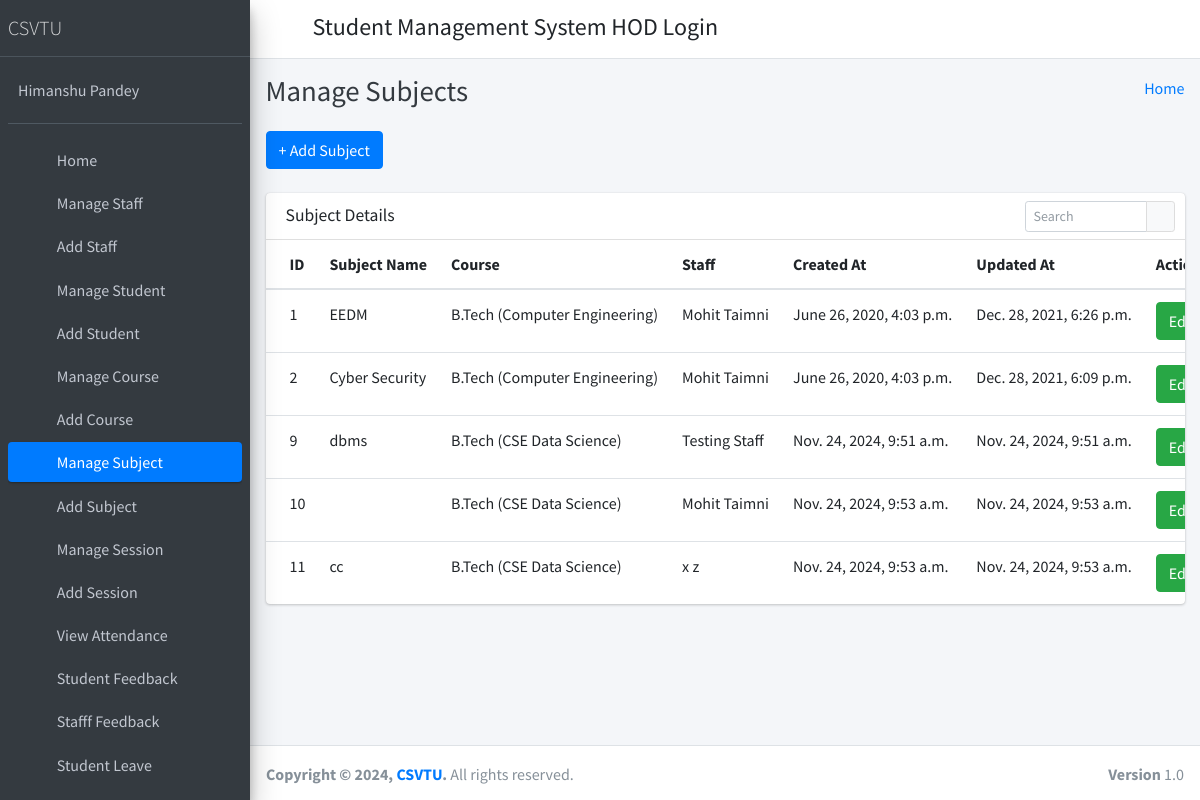
Screenshot of /manage_subject/ (signed in) with the database file from the repository.
### student_management_app/models.py (models this page shows)
class Subjects(models.Model):
    id =models.AutoField(primary_key=True)
    subject_name = models.CharField(max_length=255)
    course_id = models.ForeignKey(Courses, on_delete=models.CASCADE, default=1) #need to give defauult course
    staff_id = models.ForeignKey(CustomUser, on_delete=models.CASCADE)
    created_at = models.DateTimeField(auto_now_add=True)
    updated_at = models.DateTimeField(auto_now=True)
    objects = models.Manager()

class Courses(models.Model):
    id = models.AutoField(primary_key=True)
    course_name = models.CharField(max_length=255)
    created_at = models.DateTimeField(auto_now_add=True)
    updated_at = models.DateTimeField(auto_now=True)
    objects = models.Manager()

class CustomUser(AbstractUser):
    user_type_data = ((1, "HOD"), (2, "Staff"), (3, "Student"))
    user_type = models.CharField(default=1, choices=user_type_data, max_length=10)

### student_management_app/HodViews.py (the view)
# urls.py: path('manage_subject/', HodViews.manage_subject, name="manage_subject"),
def manage_subject(request):
    subjects = Subjects.objects.all()
    context = {
        "subjects": subjects
    }
    return render(request, 'hod_template/manage_subject_template.html', context)

### student_management_app/LoginCheckMiddleWare.py (called while the page is built, shortened)
    def process_view(self, request, view_func, view_args, view_kwargs):
        modulename = view_func.__module__
        user = request.user
        if user.is_authenticated:
            if user.user_type == "1":
                if modulename == "student_management_app.HodViews":
                    pass
                elif modulename == "student_management_app.views" or modulename == "django.views.static":
                    pass
                else:
                    return redirect("admin_home")
            else:
                return redirect("login")
        else:
            if request.path == reverse("login") or request.path == reverse("doLogin"):
                pass
            else:
                return redirect("login")

### student_management_app/templates/hod_template/manage_subject_template.html (shortened to what this page needs)
{% extends 'hod_template/base_template.html' %}
{% block page_title %}
    Manage Subjects
{% endblock page_title %}
{% block main_content %}
{% load static %}
<section class="content">
        <div class="container-fluid">
            <a class="btn btn-primary" href="{% url 'add_subject' %}" role="button">+ Add Subject</a> <br/>&nbsp;
            <div class="row">
                <div class="col-md-12">
                    <div class="card">
                        <div class="card-header">
                            <h3 class="card-title">Subject Details</h3>
                            <div class="card-tools">
                            <div class="input-group input-group-sm" style="width: 150px;">
                                <input type="text" name="table_search" class="form-control float-right" placeholder="Search">
                                <div class="input-group-append">
                                <button type="submit" class="btn btn-default"><i class="fas fa-search"></i></button>
                                </div>
                            </div>
                            </div>
                        </div>
                        <div class="card-body table-responsive p-0">
                            <table class="table table-hover text-nowrap">
                            <thead>
                                <tr>
                                <th>ID</th>
                                <th>Subject Name</th>
                                <th>Course</th>
                                <th>Staff</th>
                                <th>Created At</th>
                                <th>Updated At</th>
                                <th>Action</th>
                                </tr>
                            </thead>
                            <tbody>
                                {% for subject in subjects %}
                                <tr>
                                <td>{{ subject.id }}</td>
                                <td>{{ subject.subject_name }}</td>
                                <td>{{ subject.course_id.course_name }}</td>
                                <td>{{ subject.staff_id.first_name }} {{ subject.staff_id.last_name }}</td>
                                <td>{{ subject.created_at }}</td>
                                <td>{{ subject.updated_at }}</td>
                                <td>
                                    <a href="{% url 'edit_subject' subject.id %}" class="btn btn-success">Edit</a>
                                </td>
                                </tr>
                                {% endfor %}
                            </tbody>
                            </table>
                        </div>
                        </div>
                </div>
            </div>
        </div>
      </section>
  {% endblock main_content %}

### student_management_app/templates/hod_template/base_template.html (shortened to what this page needs)
{% load static %}
<!DOCTYPE html>
<html>
<head>
  <link rel="stylesheet" href="{% static "fontawesome-free/css/all.min.css" %}">
  <link rel="stylesheet" href="https://code.ionicframework.com/ionicons/2.0.1/css/ionicons.min.css">
  <link rel="stylesheet" href="{% static 'tempusdominus-bootstrap-4/css/tempusdominus-bootstrap-4.min.css' %}">
  <link rel="stylesheet" href="{% static "icheck-bootstrap/icheck-bootstrap.min.css" %}">
  <link rel="stylesheet" href="{% static "jqvmap/jqvmap.min.css" %}">
  <link rel="stylesheet" href="{% static 'dist/css/adminlte.min.css'  %}">
  <link rel="stylesheet" href="{% static "overlayScrollbars/css/OverlayScrollbars.min.css" %}">
  <link rel="stylesheet" href="{% static "daterangepicker/daterangepicker.css" %}">
  <link rel="stylesheet" href="{% static "summernote/summernote-bs4.css" %}">
</head>
<body class="hold-transition sidebar-mini layout-fixed">
  <div class="wrapper">
    <nav class="main-header navbar navbar-expand navbar-white navbar-light">
      <ul class="navbar-nav">
        <li class="nav-item">
          <a class="nav-link" data-widget="pushmenu" href="#" role="button"><i class="fas fa-bars"></i></a>
        </li>
      </ul>
      <h4 style="margin-left: 10px; margin-top: 5px;">Student Management System HOD Login</h4>
      <ul class="navbar-nav ml-auto">
      <li class="nav-item dropdown">
        <a class="nav-link" data-toggle="dropdown" href="#" aria-expanded="false">
          <i class="fas fa-cog"></i>
        </a>
      </li>
    </ul>
    </nav>
    {% include 'hod_template/sidebar_template.html' with user=user id=id %}
    <div class="content-wrapper">
      <div class="content-header">
        <div class="container-fluid">
          <div class="row mb-2">
            <div class="col-sm-6">
              <h1 class="m-0 text-dark">
                {% block page_title %}
                {% endblock page_title %}
              </h1>
            </div>
            <div class="col-sm-6">
              <ol class="breadcrumb float-sm-right">
                <li class="breadcrumb-item"><a href="{% url 'admin_home' %}">Home</a></li>
              </ol>
            </div>
          </div>
        </div>
      </div>
      {% block main_content %}
      {% endblock main_content %}
    </div>
    {% include 'hod_template/footer.html' %}
  </div>
</body>
</html>

### student_management_app/templates/hod_template/sidebar_template.html (shortened to what this page needs)
{% load static %}
<aside class="main-sidebar sidebar-dark-primary elevation-4">
      <a href="{% url 'admin_home' %}" class="brand-link">
        <span class="brand-text font-weight-light">CSVTU</span>
      </a>
      <div class="sidebar">
        <div class="user-panel mt-3 pb-3 mb-3 d-flex">
          <div class="info">
            <a href="{% url 'admin_profile' %}" class="d-block">Himanshu Pandey</a>
          </div>
        </div>
        <nav class="mt-2">
          <ul class="nav nav-pills nav-sidebar flex-column" data-widget="treeview" role="menu" data-accordion="false">
            <li class="nav-item">
              {% url 'admin_home' as admin_home %}
              <a href="{{ admin_home }}" class="nav-link {% if request.path == admin_home %} active {% endif %}">
                <i class="nav-icon fas fa-tachometer-alt"></i>
                <p>
                  Home
                </p>
              </a>
            </li>
            <li class="nav-item">
              {% url 'manage_staff' as manage_staff %}
              {% url 'edit_staff' staff_id=id as edit_staff %}
              <a href="{{ manage_staff }}" class="nav-link {% if request.path == manage_staff %} active {% endif %} {% if request.path == edit_staff %} active {% endif %}">
                <i class="nav-icon fas fa-chalkboard-teacher"></i>
                <p>
                  Manage Staff
                </p>
              </a>
            </li>
            <li class="nav-item">
              {% url 'add_staff' as add_staff %}
              <a href="{{ add_staff }}" class="nav-link {% if request.path == add_staff %} active {% endif %}">
                <i class="nav-icon fas fa-th"></i>
                <p>
                  Add Staff
                </p>
              </a>
            </li>
            <li class="nav-item">
              {% url 'manage_student' as manage_student %}
              {% url 'edit_student' student_id=id as edit_student %}
              <a href="{{ manage_student }}" class="nav-link {% if request.path == manage_student %} active {% endif %} {% if request.path == edit_student %} active {% endif %}">
                <i class="nav-icon fas fa-user-graduate"></i>
                <p>
                  Manage Student
                </p>
              </a>
            </li>
            <li class="nav-item">
              {% url 'add_student' as add_student %}
              <a href="{{ add_student }}" class="nav-link {% if request.path == add_student %} active {% endif %}">
                <i class="nav-icon fas fa-th"></i>
                <p>
                  Add Student
                </p>
              </a>
            </li>
            <li class="nav-item">
              {% url 'manage_course' as manage_course %}
              {% url 'edit_course' course_id=id as edit_course %}
              <a href="{{ manage_course }}" class="nav-link {% if request.path == manage_course %} active {% endif %} {% if request.path == edit_course %} active {% endif %}">
                <i class="nav-icon fas fa-chalkboard"></i>
                <p>
                  Manage Course
                </p>
              </a>
            </li>
            <li class="nav-item">
            {% url 'add_course' as add_course %}
              <a href="{{ add_course }}" class="nav-link {% if request.path == add_course %} active {% endif %}">
                <i class="nav-icon fas fa-th"></i>
                <p>
                  Add Course
                </p>
              </a>
            </li>
            <li class="nav-item">
              {% url 'manage_subject' as manage_subject %}
              {% url 'edit_subject' subject_id=id as edit_subject %}
              <a href="{{ manage_subject }}" class="nav-link {% if request.path == manage_subject %} active {% endif %} {% if request.path == edit_subject %} active {% endif %}">
                <i class="nav-icon fas fa-book"></i>
                <p>
                  Manage Subject
                </p>
              </a>
            </li>
            <li class="nav-item">
              {% url 'add_subject' as add_subject %}
              <a href="{{ add_subject }}" class="nav-link {% if request.path == add_subject %} active {% endif %}">
                <i class="nav-icon fas fa-th"></i>
                <p>
                  Add Subject
                </p>
              </a>
            </li>
            <li class="nav-item">
              {% url 'manage_session' as manage_session %}
              {% url 'edit_session' session_id=id as edit_session %}
              <a href="{{ manage_session }}" class="nav-link {% if request.path == manage_session %} active {% endif %} {% if request.path == edit_session %} active {% endif %}">
                <i class="nav-icon fas fa-graduation-cap"></i>
                <p>
                  Manage Session
                </p>
              </a>
            </li>
            <li class="nav-item">
              {% url 'add_session' as add_session %}
              <a href="{{ add_session }}" class="nav-link {% if request.path == add_session %} active {% endif %}">
                <i class="nav-icon fas fa-th"></i>
                <p>
                  Add Session
                </p>
              </a>
            </li>
            <li class="nav-item">
              {% url 'admin_view_attendance' as admin_view_attendance %}
              <a href="{{ admin_view_attendance }}" class="nav-link {% if request.path == admin_view_attendance %} active {% endif %}">
                <i class="nav-icon fas fa-calendar-alt"></i>
                <p>
                  View Attendance
                </p>
              </a>
            </li>
            <li class="nav-item">
              {% url 'student_feedback_message' as student_feedback_message %}
              <a href="{{ student_feedback_message }}" class="nav-link {% if request.path == student_feedback_message %} active {% endif %}">
                <i class="nav-icon fas fa-th"></i>
                <p>
                  Student Feedback
                </p>
              </a>
            </li>
            <li class="nav-item">
              {% url 'staff_feedback_message' as staff_feedback_message %}
              <a href="{{ staff_feedback_message }}" class="nav-link {% if request.path == staff_feedback_message %} active {% endif %}">
                <i class="nav-icon fas fa-th"></i>
                <p>
                  Stafff Feedback
                </p>
              </a>
            </li>
            <li class="nav-item">
              {% url 'student_leave_view' as student_leave_view %}
              <a href="{{ student_leave_view }}" class="nav-link {% if request.path == student_leave_view %} active {% endif %}">
                <i class="nav-icon fas fa-th"></i>
                <p>
                  Student Leave
                </p>
              </a>
            </li>
            <li class="nav-item">
              {% url 'staff_leave_view' as staff_leave_view %}
              <a href="{{ staff_leave_view }}" class="nav-link {% if request.path == staff_leave_view %} active {% endif %}">
                <p>
                </p>
              </a>
            </li>
          </ul>
        </nav>
      </div>
    </aside>

### student_management_app/templates/hod_template/footer.html
<footer class="main-footer">
      <strong>Copyright &copy; {% now "Y" %}, <a href="https://poornima.org">CSVTU</a>.</strong>
      All rights reserved.
      <div class="float-right d-none d-sm-inline-block">
        <b>Version</b> 1.0
      </div>
    </footer>

### rows the page displays
Subjects: id "1", subject_name "EEDM", course_id.course_name "B.Tech (Computer Engineering)", staff_id.first_name "Mohit", staff_id.last_name "Taimni", created_at "June 26, 2020, 4:03 p.m.", updated_at "Dec. 28, 2021, 6:26 p.m."
Subjects: id "2", subject_name "Cyber Security", course_id.course_name "B.Tech (Computer Engineering)", staff_id.first_name "Mohit", staff_id.last_name "Taimni", created_at "June 26, 2020, 4:03 p.m.", updated_at "Dec. 28, 2021, 6:09 p.m."
Subjects: id "9", subject_name "dbms", course_id.course_name "B.Tech (CSE Data Science)", staff_id.first_name "Testing", staff_id.last_name "Staff", created_at "Nov. 24, 2024, 9:51 a.m.", updated_at "Nov. 24, 2024, 9:51 a.m."
Subjects: id "10", course_id.course_name "B.Tech (CSE Data Science)", staff_id.first_name "Mohit", staff_id.last_name "Taimni", created_at "Nov. 24, 2024, 9:53 a.m.", updated_at "Nov. 24, 2024, 9:53 a.m."
Subjects: id "11", subject_name "cc", course_id.course_name "B.Tech (CSE Data Science)", staff_id.first_name "x", staff_id.last_name "z", created_at "Nov. 24, 2024, 9:53 a.m.", updated_at "Nov. 24, 2024, 9:53 a.m."
